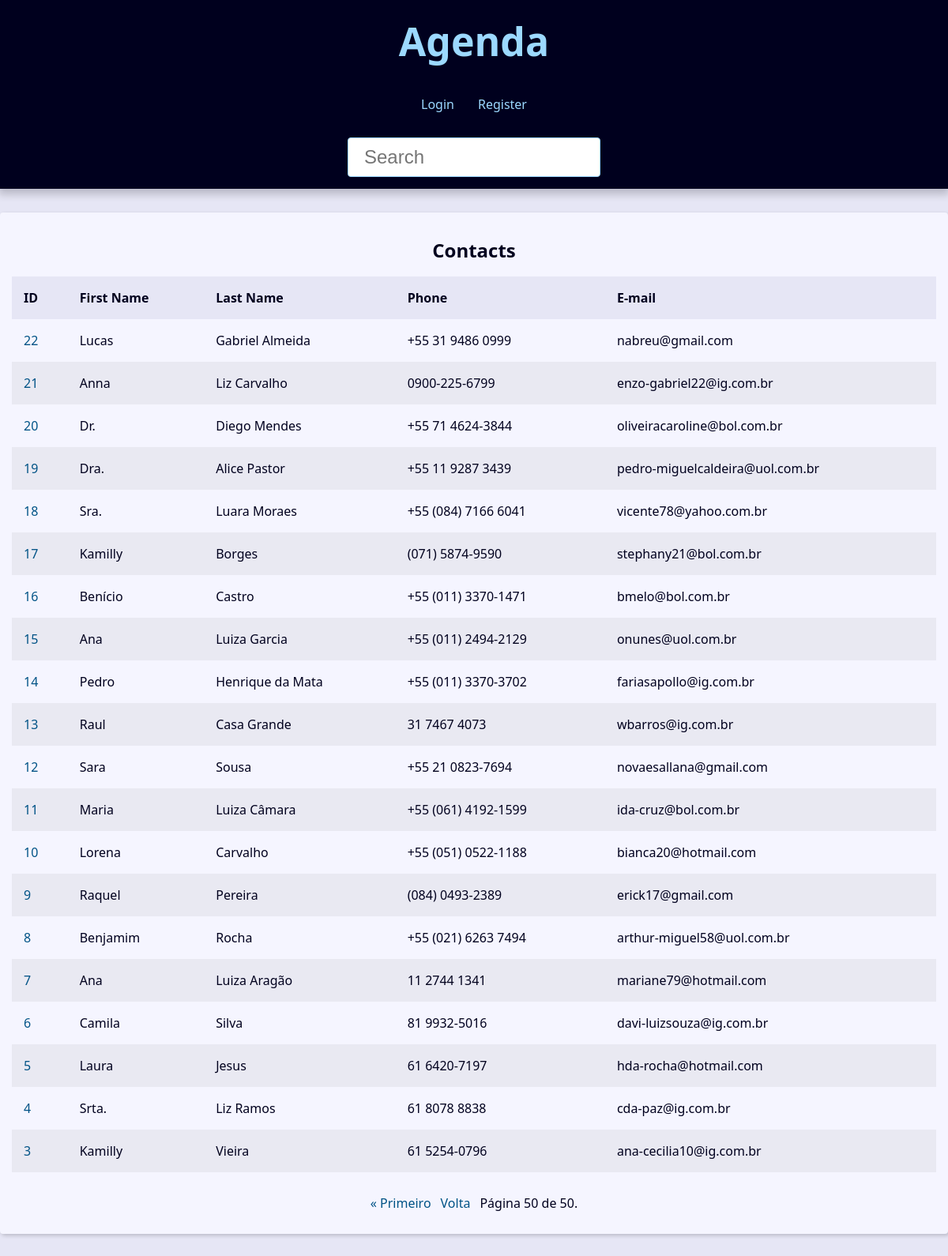
The page /?page=50&q= on the database as committed earlier.
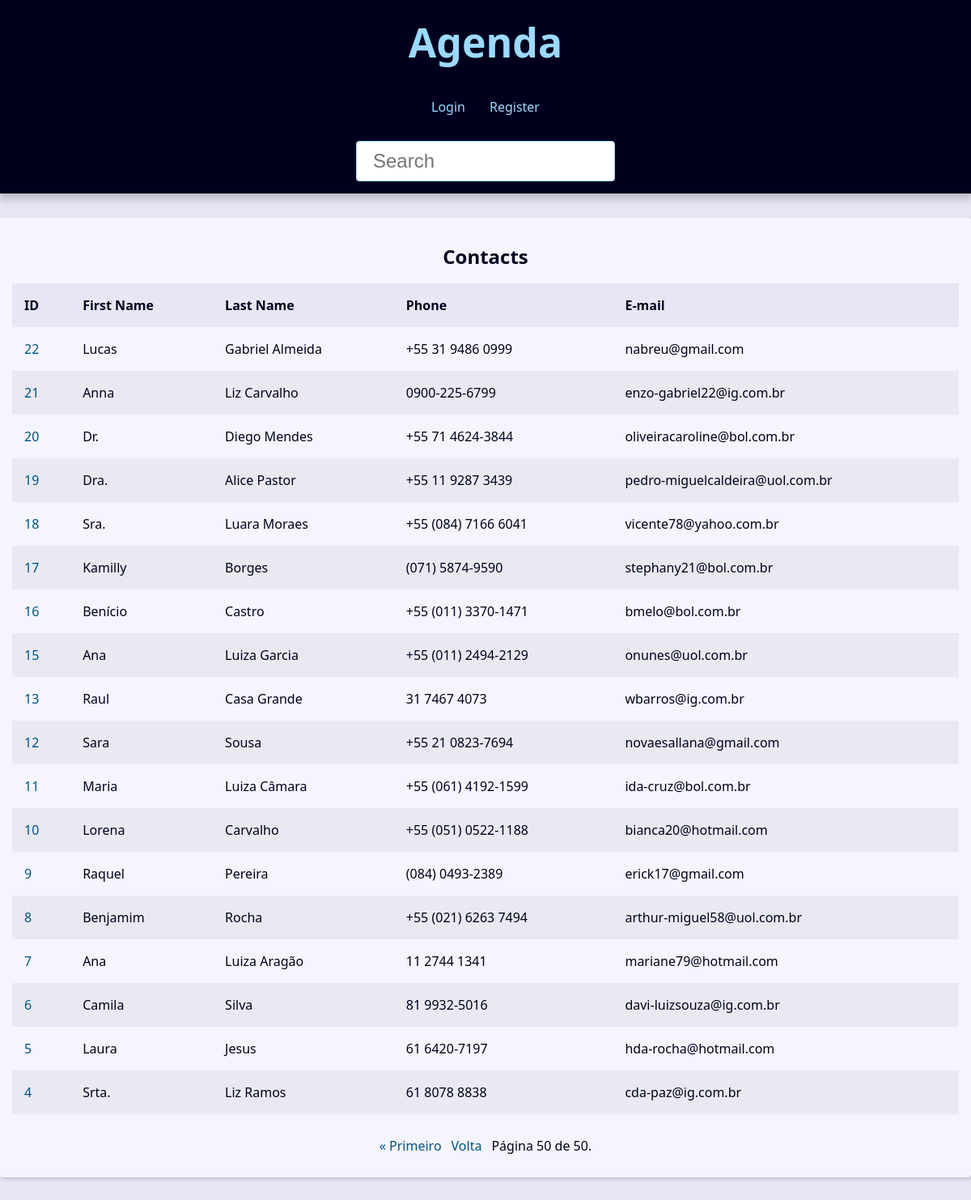
The same page on the database as committed later.
### contact/models.py (models this page shows, shortened)
class Contact(models.Model):
    first_name = models.CharField(max_length=100)
    last_name = models.CharField(max_length=100,blank=True)
    phone = models.CharField(max_length=50)
    email = models.EmailField(max_length=254)
    created_date = models.DateTimeField(default=timezone.now)
    description = models.TextField(blank=True)
    show = models.BooleanField(default=True)
    picture = models.ImageField(blank=True,upload_to='pictures/%Y/%m/')
    category = models.ForeignKey(Category,on_delete=models.SET_NULL,blank=True,null=True)
    owner = models.ForeignKey(User,on_delete=models.SET_NULL,blank=True,null=True)

### contact/views/contact_views.py (the view)
# urls.py: path('',views.index,name="index"),
def index(request):
    print(request.user)
    contacts = Contact.objects.filter(show=True,owner_id=request.user.id).order_by('-id')
    paginator = Paginator(contacts, 20)
    page_number = request.GET.get("page")
    page_obj = paginator.get_page(page_number)
    context = {
        'contacts':page_obj,
        'site_title':'Contatos - '
    }
    return render(request,'contact/index.html',context)

### contact/templates/contact/index.html
{% extends "global/base.html" %}
{% block content %}
{% if contacts %}
<div class="responsive-table">
    <table class="contacts-table">
      <caption class="table-caption ">
        Contacts
      </caption>
      <thead>
        <tr class="table-row table-row-header">
          <th class="table-header">ID</th>
          <th class="table-header">First Name</th>
          <th class="table-header">Last Name</th>
          <th class="table-header">Phone</th>
          <th class="table-header">E-mail</th>
        </tr>
      </thead>
      <tbody>
        {% for contact in contacts %}
          <tr class="table-row">
            <td class="table-cel">
              <a class="table-link" href="{% url "contact:contact" contact.id %}">
                {{ contact.id }}
              </a>
            </td>
            <td class="table-cel">
              {{ contact.first_name }}
            </td>
            <td class="table-cel">
              {{ contact.last_name }}
            </td>
            <td class="table-cel">
              {{ contact.phone }}
            </td>
            <td class="table-cel">
              {{ contact.email }}
            </td>
          </tr>
        {% endfor %}
      </tbody>
    </table>
   {% include "global/partials/_pagination.html" %}
  </div>
  {% else %}
  <div class="single-contact">
    <h1 class="single-contact-name">
      NENHUM CONTATO ENCONTRADO...
    </h1>
  </div>
  {% endif %}
{% endblock content %}

### base_templates/global/base.html (shortened to what this page needs)
<!DOCTYPE html>
<html lang="en">
<head>
    {% include "global/partials/_head.html" %}
</head>
<body>
    {% include "global/partials/_header.html" %}
  <main class="content">
    {% block content %}{% endblock content %}
  </main>
</body>
</html>

### base_templates/global/partials/_head.html (shortened to what this page needs)
{% load static %}
<link rel="stylesheet" href="{% static 'global/css/style.css' %}">

### base_templates/global/partials/_header.html
<header class="header">
  <h1 class="header-heading">
    <a href="{% url 'contact:index' %}" class="header-link">
      Agenda
    </a>
  </h1>
  <nav class="menu">
    <ul class="menu-list">
      {% if user.is_authenticated %}
        <li class="menu-item">
          <a href="{% url 'contact:create' %}" class="menu-link">Create</a>
        </li>
        <li class="menu-item">
          <a href="{% url 'contact:user_update' %}" class="menu-link">Profile</a>
        </li>
        <li class="menu-item">
          <a href="{% url 'contact:logout' %}" class="menu-link">Logout</a>
        </li>
      {% else %}
        <li class="menu-item">
          <a href="{% url 'contact:login' %}" class="menu-link">Login</a>
        </li>
        <li class="menu-item">
          <a href="{% url 'contact:register' %}" class="menu-link">Register</a>
        </li>
      {% endif %}
    </ul>
  </nav>
  <div class="search">
    <form
      action="{% url 'contact:search' %}"
      method="GET"
    >
      <input
        type="search"
        class="search-input"
        placeholder="Search"
        id="search"
        name="q"
        value="{{ request.GET.q.strip }}"
      >
    </form>
  </div>
</header>

### base_templates/global/partials/_pagination.html (shortened to what this page needs)
<div class="pagination">
    <span class="step-links">
        {% if contacts.has_previous %}
            <a href="?page=1&q={{request.GET.q.strip}}">&laquo; Primeiro</a>
            <a href="?page={{ contacts.previous_page_number }}&q={{request.GET.q.strip}}">Volta</a>
        {% endif %}
        <span class="current">
            Página {{ contacts.number }} de {{ contacts.paginator.num_pages }}.
        </span>
    </span>
</div>

### base_static/global/css/style.css (style rules this page uses)
:root { --spacing: 1.5rem; --link-dark-color: rgb(0, 83, 134); --link-light-color: rgb(156, 217, 255); --clr-white: rgb(245, 245, 255); --clr-black: rgb(0, 0, 30); --clr-light-gray: rgb(230, 230, 245); --clr-dark-shadow-5: rgba(0, 0, 10, 5%); --clr-dark-shadow-10: rgba(0, 0, 10, 10%); --clr-dark-shadow-20: rgba(0, 0, 10, 20%); --clr-light-shadow-5: rgba(200, 200, 255, 5%); --clr-light-shadow-10: rgba(200, 200, 255, 10%); --clr-light-shadow-20: rgba(200, 200, 255, 20%); --main-page-width: 120rem; --table-min-width: 60rem; --biggest-font-size: 5rem; --bigger-font-size: 4rem; --big-font-size: 3.2rem; --medium-font-size: 2.4rem; --small-font-size: 1.6rem; --smaller-font-size: 1.4rem; --smallest-font-size: 1.2rem; --transition-fast: 300ms; --transition-medium: 600ms; --transition-slow: 1s; --default-border-radius: 4px; }
*, *::before, *::after { margin: 0; padding: 0; box-sizing: border-box; }
html { font-size: 62.5%; }
body { font-family: system-ui, -apple-system, BlinkMacSystemFont, 'Segoe UI', Roboto, Oxygen, Ubuntu, Cantarell, 'Open Sans', 'Helvetica Neue', sans-serif; line-height: 1.5; font-size: var(--small-font-size); color: var(--clr-black); -webkit-font-smoothing: antialiased; background: var(--clr-light-gray); }
.header { background: var(--clr-black); padding: var(--spacing); box-shadow: 0 5px 10px 2px var(--clr-dark-shadow-20); z-index: 1; position: relative; }
.header-heading { font-size: var(--biggest-font-size); text-align: center; }
.header-link { color: var(--link-light-color); text-decoration: none; transition: filter var(--transition-fast) ease-in-out; }
.menu { margin: var(--spacing); }
.menu-list { list-style: none; display: flex; justify-content: center; flex-flow: row wrap; }
.menu-link { display: block; padding: var(--spacing); color: var(--link-light-color); text-decoration: none; transition: background-color var(--transition-fast) ease-in-out; border-radius: var(--default-border-radius); }
.content { max-width: var(--main-page-width); margin: calc(var(--spacing) * 2) auto; padding: var(--spacing); background: var(--clr-white); box-shadow: 2px 2px 5px var(--clr-dark-shadow-20); border-radius: var(--default-border-radius); }
.responsive-table { width: 100%; overflow-x: auto; }
.contacts-table { width: 100%; min-width: var(--table-min-width); border-collapse: collapse; }
.table-caption { font-size: var(--medium-font-size); font-weight: bold; padding: var(--spacing); }
.table-row { text-align: left; text-overflow: ellipsis; transition: background-color var(--transition-fast) ease-in-out; }
.table-row:nth-of-type(2n) { background: var(--clr-dark-shadow-5); }
.table-row-header { background: var(--clr-light-gray); color: var(--clr-black); }
.table-cel, .table-header { padding: var(--spacing); }
.table-link { color: var(--link-dark-color); transition: color var(--transition-fast) ease-in-out; text-decoration: none; }
.pagination { margin-top: var(--spacing); display: flex; justify-content: center; padding: calc(var(--spacing) * 0.8); font-size: var(--small-font-size); }
.pagination .step-links { display: flex; gap: calc(var(--spacing) * 0.8); }
.pagination .step-links a { color: var(--link-dark-color); transition: color var(--transition-fast) ease-in-out; text-decoration: none; display: block; }
.search { display: flex; justify-content: center; }
.search-input { font-size: var(--medium-font-size); padding: 1rem 2rem; width: 100%; max-width: 32rem; border-radius: var(--default-border-radius); border: 1px solid var(--link-light-color); }

Rows that differ between the two databases and show on the page:
no longer on this page (row edited): Contact: id "14", first_name "Pedro", last_name "Henrique da Mata", phone "+55 (011) 3370-3702", email "fariasapollo@ig.com.br"
no longer on this page (row edited): Contact: id "3", first_name "Kamilly", last_name "Vieira", phone "61 5254-0796", email "ana-cecilia10@ig.com.br"
